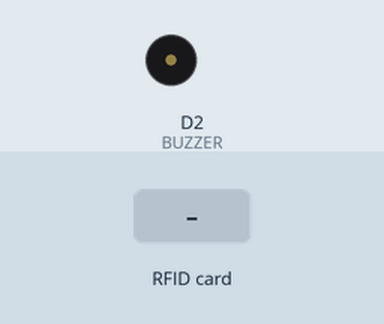
A sketch run on a simulated ESP8266 (NodeMCU). Parts: buzzer (waves = sounding, pin HIGH). The inputs (shaded band) are chosen by the test bench. WiFi joins after 1.5 s; servers stay silent unless stated; uploads are accepted with an empty reply; what the sketch prints to the serial monitor is not drawn.

Above: at 2.8 s.
2.9 s: RFID card 5E 7A 19 C4 held to the reader
At 3.1 s:
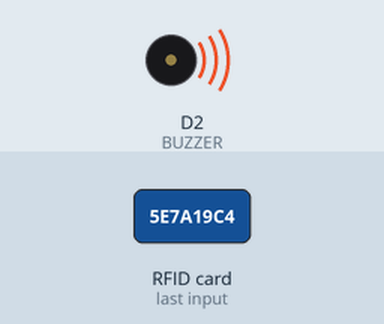
Timing chart, 0 to 5.9 s (numbered marks = the images above; inputs shaded):
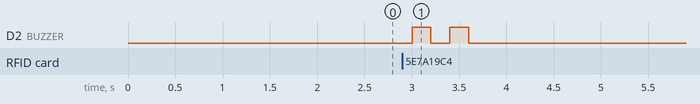

The sketch:

batchsample_RFID_read.ino
```cpp
#include <SPI.h>
#include <MFRC522.h>
#include <Arduino.h>
#include <ESP8266WiFi.h>
#include <ESP8266HTTPClient.h>
#include <WiFiClient.h>
#include <WiFiClientSecureBearSSL.h>
//-----------------------------------------
#define RST_PIN  D3
#define SS_PIN   D4
#define BUZZER   D2
//-----------------------------------------
MFRC522 mfrc522(SS_PIN, RST_PIN);
MFRC522::MIFARE_Key key;
MFRC522::StatusCode status;
//-----------------------------------------
/* Be aware of Sector Trailer Blocks */
int blockNum = 2;
/* Create another array to read data from Block */
/* Legthn of buffer should be 2 Bytes more than the size of Block (16 Bytes) */
byte bufferLen = 18;
byte readBlockData[18];
//-----------------------------------------
String card_holder_name;
const String sheet_url = "https://script.google.com/macros/s/AKfycbwUe4pWIfQvreQKcnSasGOVbUlQ--iqatshXH06qOoowDwbOEl2IHbsuetMR3HBMCFy/exec?name=";
//-----------------------------------------
const uint8_t fingerprint[20] = {0xD5 , 0x3A, 0x80 , 0xA6 , 0x03 , 0xB0 , 0xE4 , 0x36 , 0x0E , 0x46 , 0x7B , 0x36 , 0x45 , 0xCB , 0x50 , 0x4C , 0xD6 , 0x98 , 0xCE , 0x59};
//AC C1 30 63 91 6B DC 79 D3 C8 51 9E 9A E7 8F EF
//DC A6 C5 C6

//D5 3A 80 A6 03 B0 E4 36 0E 46 7B 36 45 CB 50 4C
//D6 98 CE 59

//-----------------------------------------
#define WIFI_SSID "phone"
#define WIFI_PASSWORD ""
//-----------------------------------------


/****************************************************************************************************
 * setup() function
 ****************************************************************************************************/
void setup()
{
  //--------------------------------------------------
  /* Initialize serial communications with the PC */
  Serial.begin(9600);
  //Serial.setDebugOutput(true);
  //--------------------------------------------------
  //WiFi Connectivity
  Serial.println();
  Serial.print("Connecting to AP");
  WiFi.begin(WIFI_SSID, WIFI_PASSWORD);
  while (WiFi.status() != WL_CONNECTED){
    Serial.print(".");
    delay(200);
  }
  Serial.println("");
  Serial.println("WiFi connected.");
  Serial.println("IP address: ");
  Serial.println(WiFi.localIP());
  Serial.println();
  //--------------------------------------------------
  /* Set BUZZER as OUTPUT */
  pinMode(BUZZER, OUTPUT);
  //--------------------------------------------------
  /* Initialize SPI bus */
  SPI.begin();
  //--------------------------------------------------
}


/****************************************************************************************************
 * loop() function
 ****************************************************************************************************/
 void loop()
{
  //--------------------------------------------------
  /* Initialize MFRC522 Module */
  mfrc522.PCD_Init();
  /* Look for new cards */
  /* Reset the loop if no new card is present on RC522 Reader */
  if ( ! mfrc522.PICC_IsNewCardPresent()) {return;}
  /* Select one of the cards */
  if ( ! mfrc522.PICC_ReadCardSerial()) {return;}
  /* Read data from the same block */
  //--------------------------------------------------
  Serial.println();
  Serial.println(F("Reading last data from RFID..."));
  ReadDataFromBlock(blockNum, readBlockData);
  /* If you want to print the full memory dump, uncomment the next line */
  //mfrc522.PICC_DumpToSerial(&(mfrc522.uid));

  /* Print the data read from block */
  Serial.println();
  Serial.print(F("Last data in RFID:"));
  Serial.print(blockNum);
  Serial.print(F(" --> "));
  for (int j=0 ; j<16 ; j++)
  {
    Serial.write(readBlockData[j]);
  }
  Serial.println();
  //--------------------------------------------------
  digitalWrite(BUZZER, HIGH);
  delay(200);
  digitalWrite(BUZZER, LOW);
  delay(200);
  digitalWrite(BUZZER, HIGH);
  delay(200);
  digitalWrite(BUZZER, LOW);
  //--------------------------------------------------

  //MMMMMMMMMMMMMMMMMMMMMMMMMMMMMMMMMMMMMMMMMMMMMMMMMMMMMMMMMMMMMMMMMMMMMMMMMMMMMMMMMMMMMMMMMMMMMMM
  if (WiFi.status() == WL_CONNECTED) {
    //-------------------------------------------------------------------------------
    std::unique_ptr<BearSSL::WiFiClientSecure>client(new BearSSL::WiFiClientSecure);
    //-------------------------------------------------------------------------------
    client->setFingerprint(fingerprint);
    // Or, if you want to ignore the SSL certificate
    //then use the following line instead:
    // client->setInsecure();
    //-----------------------------------------------------------------
    card_holder_name = sheet_url + String((char*)readBlockData);
    card_holder_name.trim();
    Serial.println(card_holder_name);
    //-----------------------------------------------------------------
    HTTPClient https;
    Serial.print(F("[HTTPS] begin...\n"));
    //-----------------------------------------------------------------

    //NNNNNNNNNNNNNNNNNNNNNNNNNNNNNNNNNNNNNNNNNNNNNNNNNNNNNNNNNNNNNNNNNNNNNNNNNNNNNNNNNNNNNNNNN
    if (https.begin(*client, (String)card_holder_name)){
      //-----------------------------------------------------------------
      // HTTP
      Serial.print(F("[HTTPS] GET...\n"));
      // start connection and send HTTP header
      int httpCode = https.GET();
      //-----------------------------------------------------------------
      // httpCode will be negative on error
      if (httpCode > 0) {
        // HTTP header has been send and Server response header has been handled
        Serial.printf("[HTTPS] GET... code: %d\n", httpCode);
        // file found at server
      }
      //-----------------------------------------------------------------
      else
      {Serial.printf("[HTTPS] GET... failed, error: %s\n", https.errorToString(httpCode).c_str());}
      //-----------------------------------------------------------------
      https.end();
      delay(1000);
    }
    //NNNNNNNNNNNNNNNNNNNNNNNNNNNNNNNNNNNNNNNNNNNNNNNNNNNNNNNNNNNNNNNNNNNNNNNNNNNNNNNNNNNNNNNNN
    else {
      Serial.printf("[HTTPS} Unable to connect\n");
    }
    //NNNNNNNNNNNNNNNNNNNNNNNNNNNNNNNNNNNNNNNNNNNNNNNNNNNNNNNNNNNNNNNNNNNNNNNNNNNNNNNNNNNNNNNNN
  }
  //MMMMMMMMMMMMMMMMMMMMMMMMMMMMMMMMMMMMMMMMMMMMMMMMMMMMMMMMMMMMMMMMMMMMMMMMMMMMMMMMMMMMMMMMMMMMMMM
}


/****************************************************************************************************
 * ReadDataFromBlock() function
 ****************************************************************************************************/
void ReadDataFromBlock(int blockNum, byte readBlockData[])
{
  //----------------------------------------------------------------------------
  /* Prepare the ksy for authentication */
  /* All keys are set to FFFFFFFFFFFFh at chip delivery from the factory */
  for (byte i = 0; i < 6; i++) {
    key.keyByte[i] = 0xFF;
  }
  //----------------------------------------------------------------------------
  /* Authenticating the desired data block for Read access using Key A */
  status = mfrc522.PCD_Authenticate(MFRC522::PICC_CMD_MF_AUTH_KEY_A, blockNum, &key, &(mfrc522.uid));
  //----------------------------------------------------------------------------s
  if (status != MFRC522::STATUS_OK){
     Serial.print("Authentication failed for Read: ");
     Serial.println(mfrc522.GetStatusCodeName(status));
     return;
  }
  //----------------------------------------------------------------------------
  else {
    Serial.println("Authentication success");
  }
  //----------------------------------------------------------------------------
  /* Reading data from the Block */
  status = mfrc522.MIFARE_Read(blockNum, readBlockData, &bufferLen);
  if (status != MFRC522::STATUS_OK) {
    Serial.print("Reading failed: ");
    Serial.println(mfrc522.GetStatusCodeName(status));
    return;
  }
  //----------------------------------------------------------------------------
  else {
    Serial.println("Block was read successfully");
  }
  //----------------------------------------------------------------------------
}
```

Measured:
- after the input at 2.9 s, D2 (BUZZER): alternates HIGH for 0.20 s and LOW for 0.20 s, 4 changes in all, then stays LOW, starting after 0.10 s
